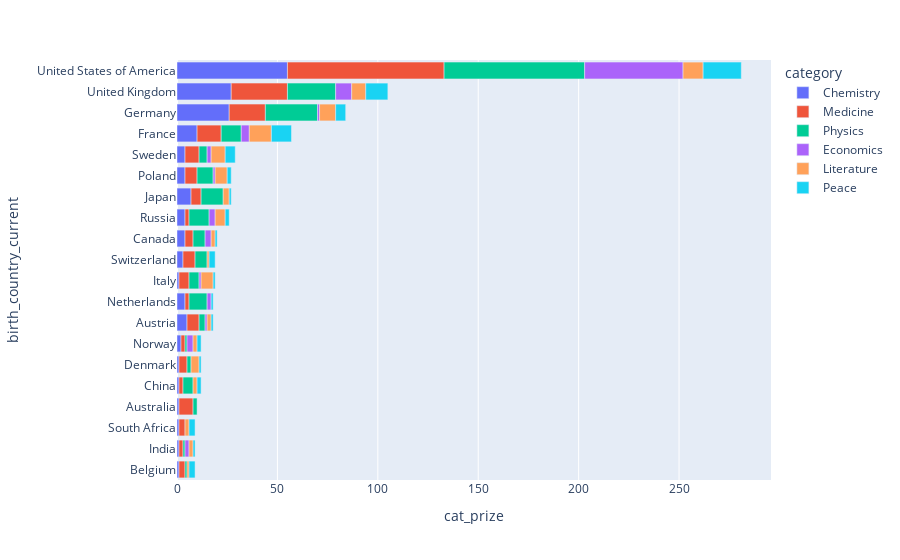

Source (notebook cell):
### Code cell
bar = px.bar(data_frame=top_twenty,y='birth_country_current',x='cat_prize',color='category',hover_data=['total_prize'])
bar.update_layout(yaxis=dict(categoryorder='total ascending'))

### Figure 1 — Plotly figure (JSON) as saved in the notebook; plotly's stock layout.template omitted (floating-point values rounded to 4 significant figures)
{"data": [{"alignmentgroup": "True", "customdata": [[10], [18], [9], [20], [12], [12], [57], [84], [9], [19], [27], [18], [12], [27], [26], [9], [29], [19], [105], [281]], "hovertemplate": "category=Chemistry<br>cat_prize=%{x}<br>birth_country_current=%{y}<br>total_prize=%{customdata[0]}<extra></extra>", "legendgroup": "Chemistry", "marker": {"color": "#636efa"}, "name": "Chemistry", "offsetgroup": "Chemistry", "orientation": "h", "showlegend": true, "textposition": "auto", "type": "bar", "x": [1, 5, 1, 4, 1, 1, 10, 26, 1, 1, 7, 4, 2, 4, 4, 1, 4, 3, 27, 55], "xaxis": "x", "y": ["Australia", "Austria", "Belgium", "Canada", "China", "Denmark", "France", "Germany", "India", "Italy", "Japan", "Netherlands", "Norway", "Poland", "Russia", "South Africa", "Sweden", "Switzerland", "United Kingdom", "United States of America"], "yaxis": "y"}, {"alignmentgroup": "True", "customdata": [[10], [18], [9], [20], [12], [12], [57], [84], [9], [19], [27], [18], [12], [27], [26], [9], [29], [19], [105], [281]], "hovertemplate": "category=Medicine<br>cat_prize=%{x}<br>birth_country_current=%{y}<br>total_prize=%{customdata[0]}<extra></extra>", "legendgroup": "Medicine", "marker": {"color": "#EF553B"}, "name": "Medicine", "offsetgroup": "Medicine", "orientation": "h", "showlegend": true, "textposition": "auto", "type": "bar", "x": [7, 6, 3, 4, 2, 4, 12, 18, 2, 5, 5, 2, 2, 6, 2, 3, 7, 6, 28, 78], "xaxis": "x", "y": ["Australia", "Austria", "Belgium", "Canada", "China", "Denmark", "France", "Germany", "India", "Italy", "Japan", "Netherlands", "Norway", "Poland", "Russia", "South Africa", "Sweden", "Switzerland", "United Kingdom", "United States of America"], "yaxis": "y"}, {"alignmentgroup": "True", "customdata": [[10], [18], [9], [20], [12], [12], [57], [84], [9], [19], [27], [18], [12], [27], [26], [29], [19], [105], [281]], "hovertemplate": "category=Physics<br>cat_prize=%{x}<br>birth_country_current=%{y}<br>total_prize=%{customdata[0]}<extra></extra>", "legendgroup": "Physics", "marker": {"color": "#00cc96"}, "name": "Physics", "offsetgroup": "Physics", "orientation": "h", "showlegend": true, "textposition": "auto", "type": "bar", "x": [2, 3, 1, 6, 5, 2, 10, 26, 1, 5, 11, 9, 1, 8, 10, 4, 6, 24, 70], "xaxis": "x", "y": ["Australia", "Austria", "Belgium", "Canada", "China", "Denmark", "France", "Germany", "India", "Italy", "Japan", "Netherlands", "Norway", "Poland", "Russia", "Sweden", "Switzerland", "United Kingdom", "United States of America"], "yaxis": "y"}, {"alignmentgroup": "True", "customdata": [[18], [20], [57], [84], [9], [19], [18], [12], [27], [26], [29], [105], [281]], "hovertemplate": "category=Economics<br>cat_prize=%{x}<br>birth_country_current=%{y}<br>total_prize=%{customdata[0]}<extra></extra>", "legendgroup": "Economics", "marker": {"color": "#ab63fa"}, "name": "Economics", "offsetgroup": "Economics", "orientation": "h", "showlegend": true, "textposition": "auto", "type": "bar", "x": [1, 3, 4, 1, 2, 1, 2, 3, 1, 3, 2, 8, 49], "xaxis": "x", "y": ["Austria", "Canada", "France", "Germany", "India", "Italy", "Netherlands", "Norway", "Poland", "Russia", "Sweden", "United Kingdom", "United States of America"], "yaxis": "y"}, {"alignmentgroup": "True", "customdata": [[18], [9], [20], [12], [12], [57], [84], [9], [19], [27], [12], [27], [26], [9], [29], [19], [105], [281]], "hovertemplate": "category=Literature<br>cat_prize=%{x}<br>birth_country_current=%{y}<br>total_prize=%{customdata[0]}<extra></extra>", "legendgroup": "Literature", "marker": {"color": "#FFA15A"}, "name": "Literature", "offsetgroup": "Literature", "orientation": "h", "showlegend": true, "textposition": "auto", "type": "bar", "x": [2, 1, 2, 2, 4, 11, 8, 2, 6, 3, 2, 6, 5, 2, 7, 1, 7, 10], "xaxis": "x", "y": ["Austria", "Belgium", "Canada", "China", "Denmark", "France", "Germany", "India", "Italy", "Japan", "Norway", "Poland", "Russia", "South Africa", "Sweden", "Switzerland", "United Kingdom", "United States of America"], "yaxis": "y"}, {"alignmentgroup": "True", "customdata": [[18], [9], [20], [12], [12], [57], [84], [9], [19], [27], [18], [12], [27], [26], [9], [29], [19], [105], [281]], "hovertemplate": "category=Peace<br>cat_prize=%{x}<br>birth_country_current=%{y}<br>total_prize=%{customdata[0]}<extra></extra>", "legendgroup": "Peace", "marker": {"color": "#19d3f3"}, "name": "Peace", "offsetgroup": "Peace", "orientation": "h", "showlegend": true, "textposition": "auto", "type": "bar", "x": [1, 3, 1, 2, 1, 10, 5, 1, 1, 1, 1, 2, 2, 2, 3, 5, 3, 11, 19], "xaxis": "x", "y": ["Austria", "Belgium", "Canada", "China", "Denmark", "France", "Germany", "India", "Italy", "Japan", "Netherlands", "Norway", "Poland", "Russia", "South Africa", "Sweden", "Switzerland", "United Kingdom", "United States of America"], "yaxis": "y"}], "layout": {"autosize": true, "barmode": "relative", "legend": {"title": {"text": "category"}, "tracegroupgap": 0}, "margin": {"t": 60}, "xaxis": {"anchor": "y", "autorange": true, "domain": [0, 1], "range": [0, 295.8], "title": {"text": "cat_prize"}, "type": "linear"}, "yaxis": {"anchor": "x", "autorange": true, "categoryorder": "total ascending", "domain": [0, 1], "range": [-0.5, 19.5], "title": {"text": "birth_country_current"}, "type": "category"}}}
